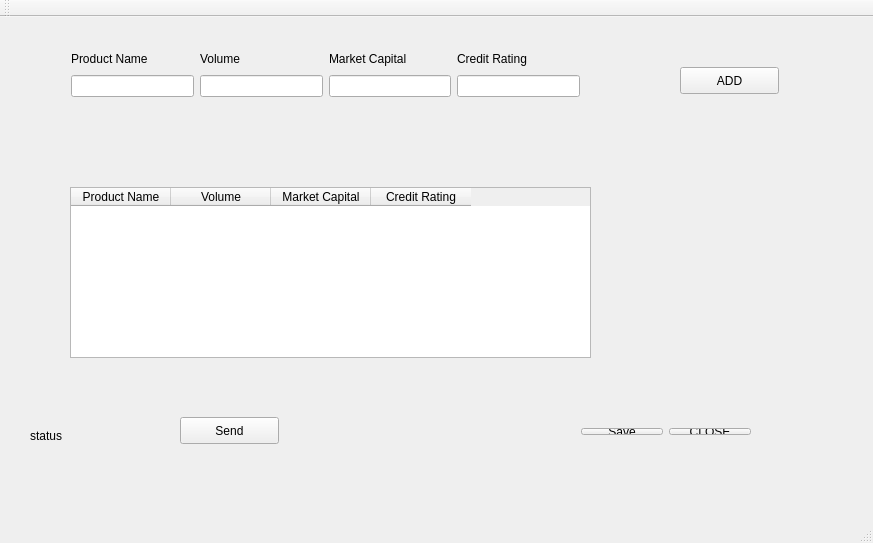
<?xml version="1.0" encoding="UTF-8"?>
<ui version="4.0">
 <class>MainWindow</class>
 <widget class="QMainWindow" name="MainWindow">
  <property name="geometry">
   <rect>
    <x>0</x>
    <y>0</y>
    <width>873</width>
    <height>543</height>
   </rect>
  </property>
  <property name="mouseTracking">
   <bool>false</bool>
  </property>
  <property name="windowTitle">
   <string>MainWindow</string>
  </property>
  <property name="styleSheet">
   <string notr="true"/>
  </property>
  <widget class="QWidget" name="centralWidget">
   <widget class="QPushButton" name="pushButton">
    <property name="geometry">
     <rect>
      <x>680</x>
      <y>50</y>
      <width>99</width>
      <height>27</height>
     </rect>
    </property>
    <property name="mouseTracking">
     <bool>false</bool>
    </property>
    <property name="text">
     <string>ADD</string>
    </property>
   </widget>
   <widget class="QTableWidget" name="tableWidget">
    <property name="geometry">
     <rect>
      <x>70</x>
      <y>170</y>
      <width>521</width>
      <height>171</height>
     </rect>
    </property>
    <property name="sizePolicy">
     <sizepolicy hsizetype="Preferred" vsizetype="Preferred">
      <horstretch>0</horstretch>
      <verstretch>0</verstretch>
     </sizepolicy>
    </property>
    <property name="maximumSize">
     <size>
      <width>521</width>
      <height>16777215</height>
     </size>
    </property>
    <property name="contextMenuPolicy">
     <enum>Qt::CustomContextMenu</enum>
    </property>
    <column>
     <property name="text">
      <string>Product Name</string>
     </property>
    </column>
    <column>
     <property name="text">
      <string>Volume</string>
     </property>
    </column>
    <column>
     <property name="text">
      <string>Market Capital</string>
     </property>
    </column>
    <column>
     <property name="text">
      <string>Credit Rating</string>
     </property>
    </column>
   </widget>
   <widget class="QWidget" name="layoutWidget">
    <property name="geometry">
     <rect>
      <x>60</x>
      <y>20</y>
      <width>531</width>
      <height>71</height>
     </rect>
    </property>
    <layout class="QVBoxLayout" name="verticalLayout">
     <item>
      <layout class="QHBoxLayout" name="horizontalLayout_2">
       <item>
        <widget class="QLabel" name="label">
         <property name="text">
          <string>Product Name</string>
         </property>
        </widget>
       </item>
       <item>
        <widget class="QLabel" name="label_2">
         <property name="text">
          <string>Volume</string>
         </property>
        </widget>
       </item>
       <item>
        <widget class="QLabel" name="label_3">
         <property name="text">
          <string>Market Capital</string>
         </property>
        </widget>
       </item>
       <item>
        <widget class="QLabel" name="label_4">
         <property name="text">
          <string>Credit Rating</string>
         </property>
        </widget>
       </item>
      </layout>
     </item>
     <item>
      <layout class="QHBoxLayout" name="horizontalLayout">
       <item>
        <widget class="QLineEdit" name="lineEdit"/>
       </item>
       <item>
        <widget class="QLineEdit" name="lineEdit_2"/>
       </item>
       <item>
        <widget class="QLineEdit" name="lineEdit_3"/>
       </item>
       <item>
        <widget class="QLineEdit" name="lineEdit_4"/>
       </item>
      </layout>
     </item>
    </layout>
   </widget>
   <widget class="QWidget" name="layoutWidget">
    <property name="geometry">
     <rect>
      <x>570</x>
      <y>400</y>
      <width>192</width>
      <height>29</height>
     </rect>
    </property>
    <layout class="QHBoxLayout" name="horizontalLayout_3">
     <item>
      <widget class="QPushButton" name="pushButton_3">
       <property name="text">
        <string>Save</string>
       </property>
      </widget>
     </item>
     <item>
      <widget class="QPushButton" name="pushButton_2">
       <property name="text">
        <string>CLOSE</string>
       </property>
      </widget>
     </item>
    </layout>
   </widget>
   <widget class="QPushButton" name="pushButton_send">
    <property name="geometry">
     <rect>
      <x>180</x>
      <y>400</y>
      <width>99</width>
      <height>27</height>
     </rect>
    </property>
    <property name="text">
     <string>Send</string>
    </property>
   </widget>
   <widget class="QLabel" name="label_status">
    <property name="geometry">
     <rect>
      <x>30</x>
      <y>410</y>
      <width>121</width>
      <height>17</height>
     </rect>
    </property>
    <property name="text">
     <string>status</string>
    </property>
   </widget>
  </widget>
  <widget class="QMenuBar" name="menuBar">
   <property name="geometry">
    <rect>
     <x>0</x>
     <y>0</y>
     <width>873</width>
     <height>25</height>
    </rect>
   </property>
  </widget>
  <widget class="QToolBar" name="mainToolBar">
   <attribute name="toolBarArea">
    <enum>TopToolBarArea</enum>
   </attribute>
   <attribute name="toolBarBreak">
    <bool>false</bool>
   </attribute>
  </widget>
  <widget class="QStatusBar" name="statusBar"/>
 </widget>
 <layoutdefault spacing="6" margin="11"/>
 <resources/>
 <connections/>
</ui>
